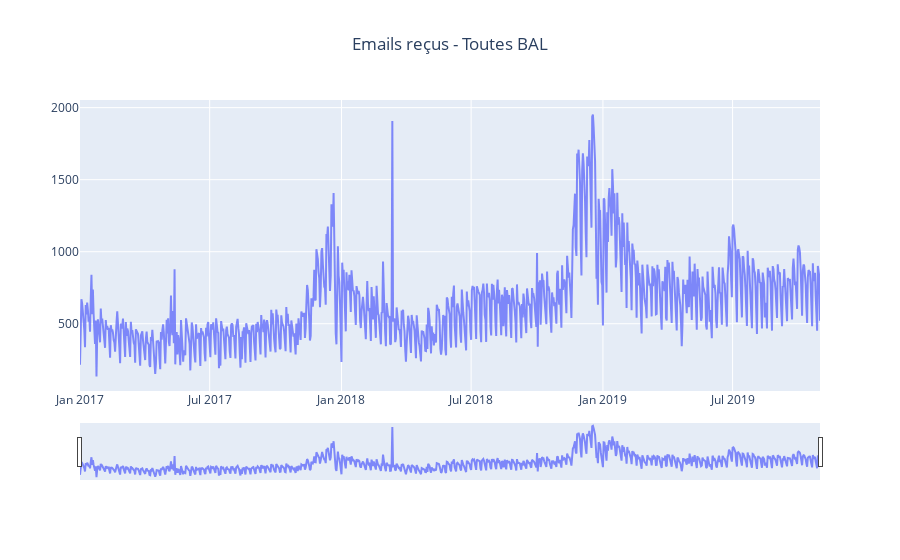

Notebook cell for this chart:
### Markdown cell above
## Vision générale

### Code cell
df_jour.index = df_jour['date']
fig = go.Figure()

fig.add_trace(go.Scatter(
                x=df_jour.index,
                y=df_jour["nb_emails_reçus"],
                mode='lines',
                opacity=0.8))

fig.update_layout(title_text="Emails reçus - Toutes BAL", title_x=0.5, xaxis_rangeslider_visible=True)#, plot_bgcolor='rgba(0,0,0,0)')

### Figure 1 — Plotly figure (JSON) as saved in the notebook; plotly's stock layout.template omitted (floating-point values rounded to 4 significant figures; data arrays with more than 128 entries replaced by an {"elided": "..."} marker saying what was removed)
{"data": [{"mode": "lines", "opacity": 0.8, "type": "scatter", "x": {"elided": "1034 str values"}, "y": {"elided": "1034 int values"}}], "layout": {"title": {"text": "Emails reçus - Toutes BAL", "x": 0.5}, "xaxis": {"rangeslider": {"visible": true}}}}
